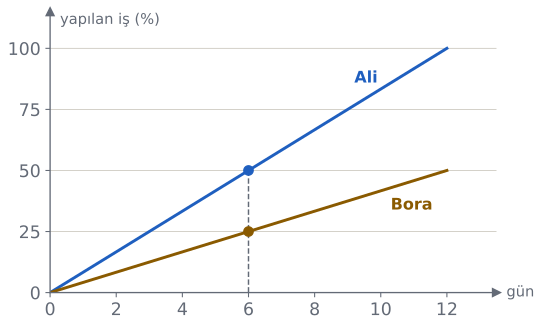

The script that drew this image:
import sys; sys.path.insert(0, "tools")
from cizim import *

# Ali işi yalnız 12 günde (günde %100/12), Bora 24 günde (günde %100/24) bitirir.
# 6. günde Ali %50, Bora %25. Birlikte 6 günde %75 -> tamamı 8 gün.
fig, ax = sekil(6, 3.8)
eksenler(ax, x=(0, 13.5), y=(0, 115), izgara=False)
for t in list(ax.texts): t.remove()  # x, y harflerini kaldır; eksen adları aşağıda
ax.set_xticks([0, 2, 4, 6, 8, 10, 12]); ax.set_yticks([0, 25, 50, 75, 100])
for y in (25, 50, 75, 100): ax.axhline(y, color=CIZGI, lw=0.6, zorder=0)
ax.plot([0, 12], [0, 100], color=MAVI)
ax.plot([0, 12], [0, 50], color=SARI)
ax.plot([6, 6], [0, 50], color=SOLUK, lw=1.1, ls="--")
nokta(ax, 6, 50, renk=MAVI); nokta(ax, 6, 25, renk=SARI)
ax.text(9.2, 86, "Ali", color=MAVI, fontsize=12, fontweight="bold")
ax.text(10.3, 34, "Bora", color=SARI, fontsize=12, fontweight="bold")
ax.text(13.8, 0, "gün", fontsize=11, color=SOLUK, va="center")
ax.text(0.3, 110, "yapılan iş (%)", fontsize=11, color=SOLUK)
kaydet(fig, __file__)
